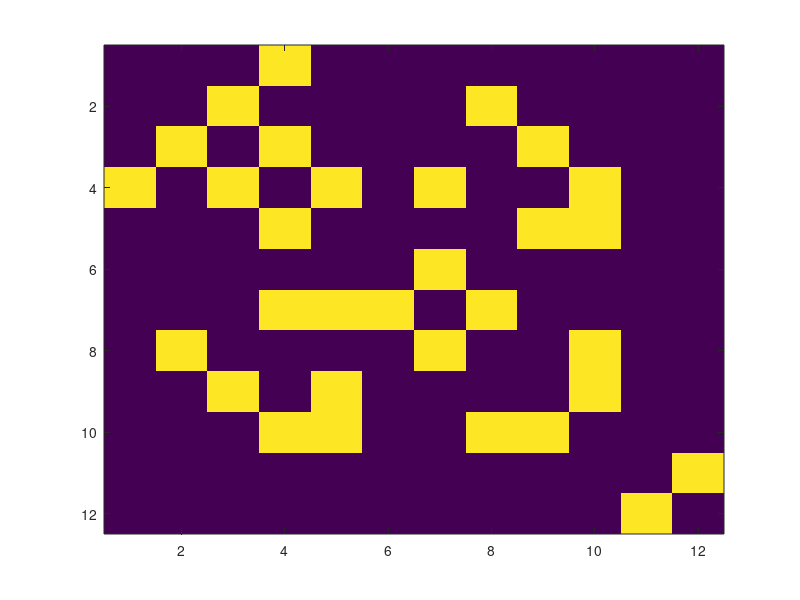

This figure's MATLAB source:
%Stat Conn HW1
%Sandya Subramanian

%Make a graph that makes K-means fail

A = [0 0 0 1 0 0 0 0 0 0 0 0;...
    0 0 1 0 0 0 0 1 0 0 0 0;...
    0 1 0 1 0 0 0 0 1 0 0 0;...
    1 0 1 0 1 0 1 0 0 1 0 0;...
    0 0 0 1 0 0 0 0 1 1 0 0;...
    0 0 0 0 0 0 1 0 0 0 0 0;...
    0 0 0 1 1 1 0 1 0 0 0 0;...
    0 1 0 0 0 0 1 0 0 1 0 0;...
    0 0 1 0 1 0 0 0 0 1 0 0;...
    0 0 0 1 1 0 0 1 1 0 0 0;...
    0 0 0 0 0 0 0 0 0 0 0 1;...
    0 0 0 0 0 0 0 0 0 0 1 0]

%Vertices 1-10 form a connected component, and 11 and 12 form another
%components. The two components are completely disconnected from each
%other, so you'd intuitively want it to separate 2 clusters as 1-10 and
%11-12...

imagesc(A)

for i = 1:10
    kmeans(A,2)
end

%... but it doesn't.
